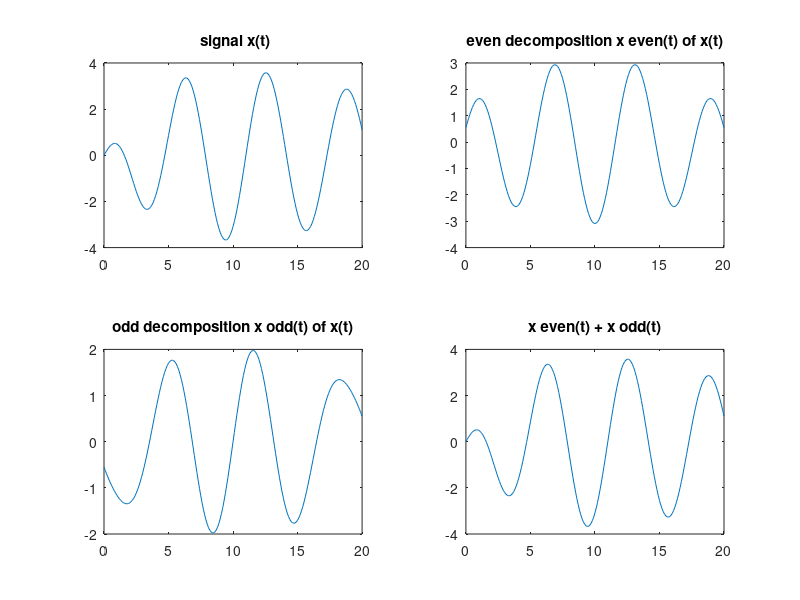

Here is the MATLAB script that generated this plot:
clc
clear
close all

t= 0:0.1:20;
x=t.*exp(-0.1*t).*cos(t);
% b  even = (x(t)+x(-t))/2
x_e=0.5*(x+flip(x));
% c  odd
x_o=0.5*(x-flip(x));
%even+odd
x_eo=x_e+x_o;


subplot(221)
plot(t,x)
title(' signal x(t)');

subplot(222)
plot(t,x_e)
title('even decomposition x even(t) of x(t)');

subplot(223)
plot(t,x_o)
title('odd decomposition x odd(t) of x(t)');

subplot(224)
plot(t,x_eo)
title('x even(t) + x odd(t)');

% plot (t,x)   VS  plot (x)
%length(x)
% matalb me 0 index ni hota


%extra


% plot(-t,x)
% title('flip')
